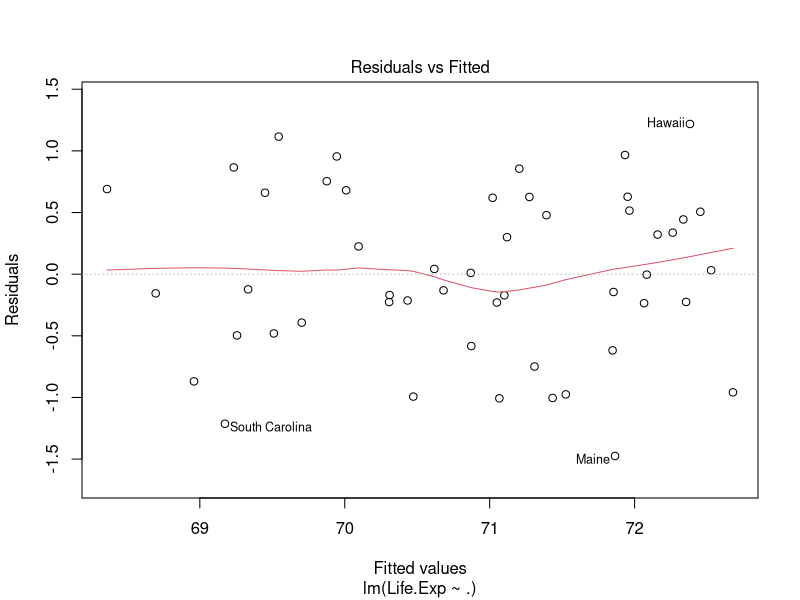
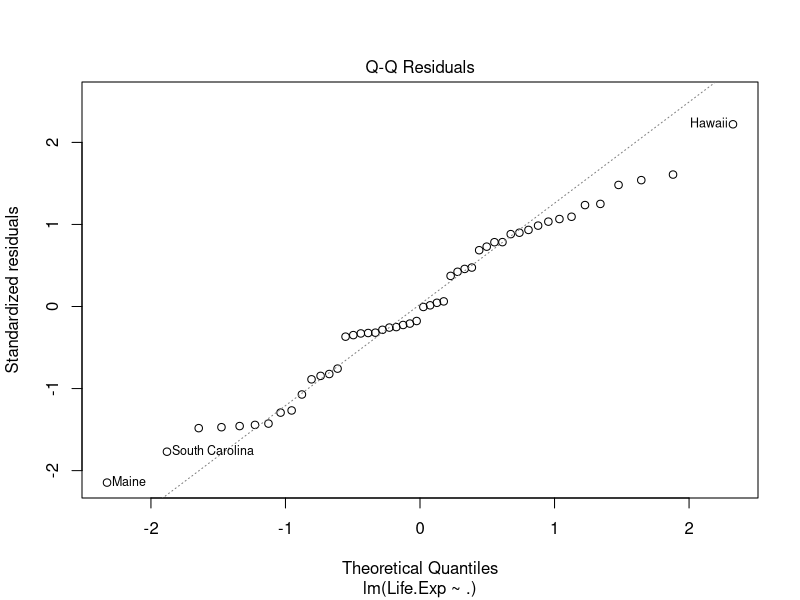
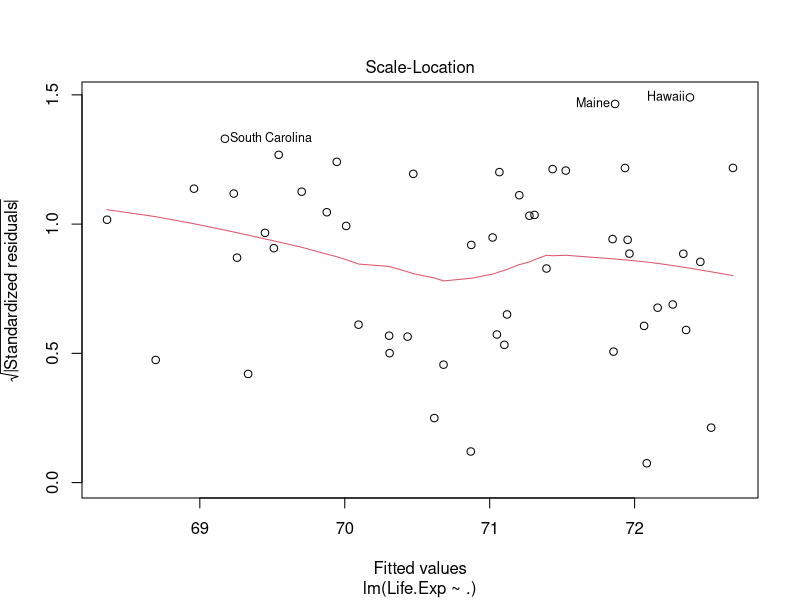
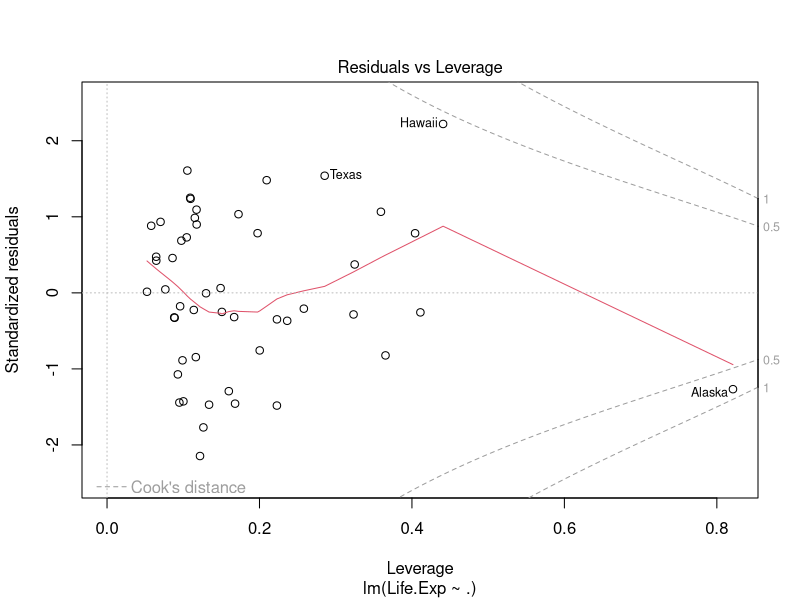
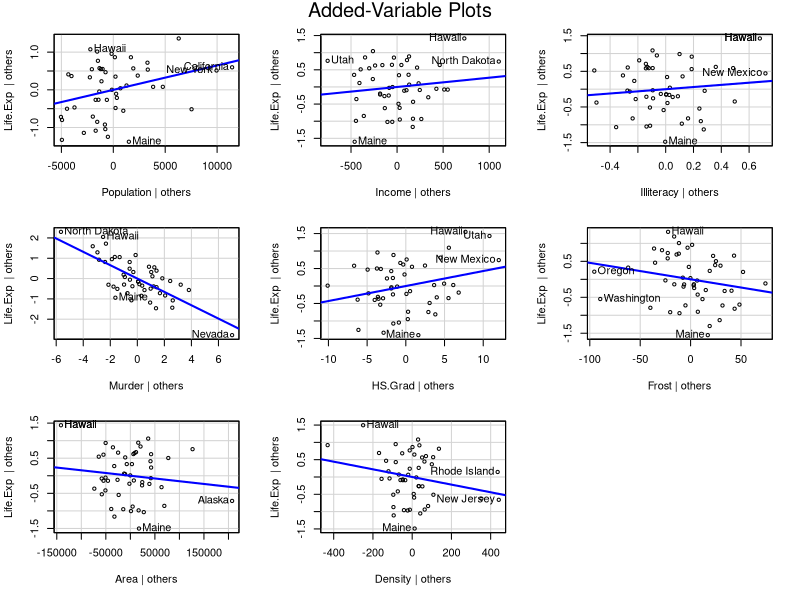
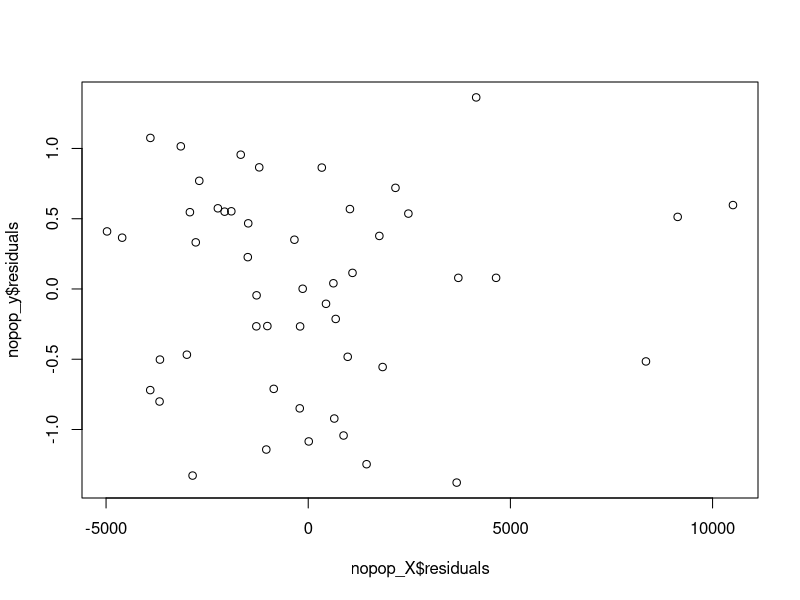

Recreate these plots in R, in order.

#Set Up
help(state.x77)
state.x77 #Investigating the state.x77 dataset.

states = as.data.frame(state.x77) #Forcing the state.x77 dataset to be a dataframe.

#Cleaning up the column names so that there are no spaces.
colnames(states)[4] = "Life.Exp"
colnames(states)[6] = "HS.Grad"

#Creating a population density variable.
states[,9] = (states$Population*1000)/states$Area
colnames(states)[9] = "Density"

#Basic numerical EDA for states dataset.
summary(states)
sapply(states, sd)
cor(states)

#Creating a saturated model (a model with all variables included).
model.saturated = lm(Life.Exp ~ ., data = states)

plot(model.saturated) #Assessing the assumptions of the model.

library(car)

avPlots(model.saturated) 

## Manual AVPlot

nopop_y = lm(Life.Exp ~ . - Population, data = states)
nopop_X = lm(Population ~ . - Population, data = states)
plot(nopop_X$residuals,nopop_y$residuals)
